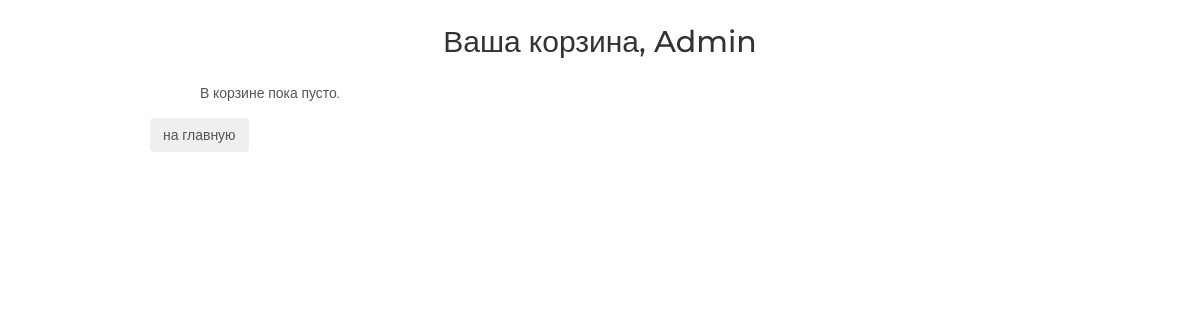
Page /basket/ (signed in) on the earlier database version.
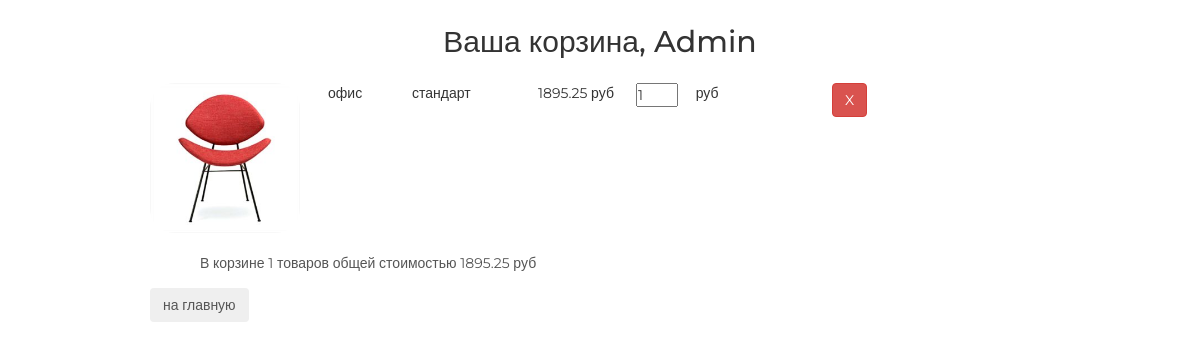
Same page on the later database version.
### basketapp/models.py (models this page shows, shortened)
class Basket(models.Model):
    user = models.ForeignKey(settings.AUTH_USER_MODEL, on_delete=models.CASCADE)
    product = models.ForeignKey(Product, on_delete=models.CASCADE)
    quantity = models.PositiveIntegerField(default=0, verbose_name='количество')
    added_at = models.DateTimeField(auto_now_add=True, verbose_name='добавлено в корзину')
    @property
    def product_price(self):
        return self.product.price * self.quantity
    @property
    def total_quantity(self):
        _items = Basket.objects.filter(user=self.user)
        _total_quantity = sum(list(map(lambda x: x.quantity, _items)))
        return _total_quantity
    @property
    def total_cost(self):
        _items = Basket.objects.filter(user=self.user)
        _total_cost = sum(list(map(lambda x: x.product_price, _items)))
        return _total_cost

### mainapp/models.py (models this page shows, shortened)
class Product(models.Model):
    category = models.ForeignKey(ProductCategory, on_delete=models.CASCADE)
    name = models.CharField(max_length=128, verbose_name='имя')
    image = models.ImageField(upload_to='products_images', blank=True, verbose_name='изображение')
    short_desc = models.CharField(max_length=128, verbose_name='краткое описание', blank=True)
    description = models.TextField(blank=True, verbose_name='описание')
    price = models.DecimalField(max_digits=8, decimal_places=2, default=0, verbose_name='цена')
    quantity = models.PositiveSmallIntegerField(default=0, verbose_name='количество товара')
    is_active = models.BooleanField(default=True, verbose_name='активен')
    class Meta:
        verbose_name = 'продукт'
        verbose_name_plural = 'продукты'

class ProductCategory(models.Model):
    name = models.CharField(max_length=64, unique=True, verbose_name='имя')
    description = models.TextField(blank=True, verbose_name='описание')
    is_active = models.BooleanField(verbose_name='активна', default=True)
    class Meta:
        verbose_name = 'категория'
        verbose_name_plural = 'категории'

### authapp/models.py (models this page shows, shortened)
class ShopUser(AbstractUser):
    avatar = models.ImageField(upload_to='users_avatars', blank=True, verbose_name='аватар')
    age = models.PositiveSmallIntegerField(verbose_name='Возраст', default=18)
    activation_key = models.CharField(max_length=128, blank=True)
    activation_key_expires = models.DateTimeField(default=(now() + timedelta(hours=48)))

### basketapp/views.py (the view)
# urls.py: path('', basketapp.BasketListView.as_view(), name='basket'),
class BasketListView(ListView):
    model = Basket
    template_name = 'basketapp/basket.html'
    @method_decorator(user_passes_test(lambda u: u.is_authenticated))
    def dispatch(self, *args, **kwargs):
        return super().dispatch(*args, **kwargs)
    def get_queryset(self):
        return Basket.objects.filter(user=self.request.user)
    def get_context_data(self, **kwargs):
        context = super().get_context_data(**kwargs)
        context['title'] = 'корзина'
        print(context)
        return context

### adminapp/templatetags/custom_tags.py (called while the page is built)
@register.filter(name='media_folder_products')
def media_folder_products(string):
    if not string:
        string = 'products_images/default.jpg'
    return f'{settings.MEDIA_URL}{string}'

### mainapp/context_processors.py (called while the page is built)
def basket(request):
    basket_items = []
    if request.user.is_authenticated:
        basket_items = Basket.objects.filter(user=request.user)
    return {
        'basket': basket_items
    }

### basketapp/templates/basketapp/basket.html
{% extends 'basketapp/base.html' %}
{% load static %}
{% block content %}
    <div class="basket_list">
        {% include 'basketapp/inc/inc_basket_list.html' %}
    </div>
    <button class="btn btn-round">
        <a href="{% url 'main' %}">на главную</a>
    </button>
{% endblock %}

### basketapp/templates/basketapp/inc/inc_basket_list.html
{% load custom_tags %}
{% for item in basket_list %}
    <div class="basket_record">
        <img src="{{ item.product.image|media_folder_products }}"
             alt="{{ item.product.short_desc }}">
        <span class="category_name">{{ item.product.category.name }}</span>
        <span class="product_name">{{ item.product.name }}</span>
        <span class="product_price">{{ item.product.price }}&nbspруб</span>
        <input type="number" name="{{ item.pk }}" min="0" value="{{ item.quantity }}"/>
        <span class="product_cost">{{ item.cost }}&nbspруб</span>
        <a href="{% url 'basket:remove' item.pk %}" class="btn btn-round btn-danger">
            X
        </a>
    </div>
{% endfor %}
{% if basket_list %}
    <div class="basket_summary">
        В корзине {{ basket_list.0.total_quantity }} товаров общей стоимостью
        {{ basket_list.0.total_cost }} руб
    </div>
{% else %}
    <div class="basket_summary">
        В корзине пока пусто.
    </div>
{% endif %}

Differences in the rows shown:
added Basket: product.image|media_folder_products (picture), product.category.name "офис", product.name "стандарт", product.price "1895.25", quantity "1", user+quantity "1", user+product+quantity "1895.25"
Other differences:
text no longer shown: "В корзине пока пусто."
text now shown: "В корзине товаров общей стоимостью руб"
